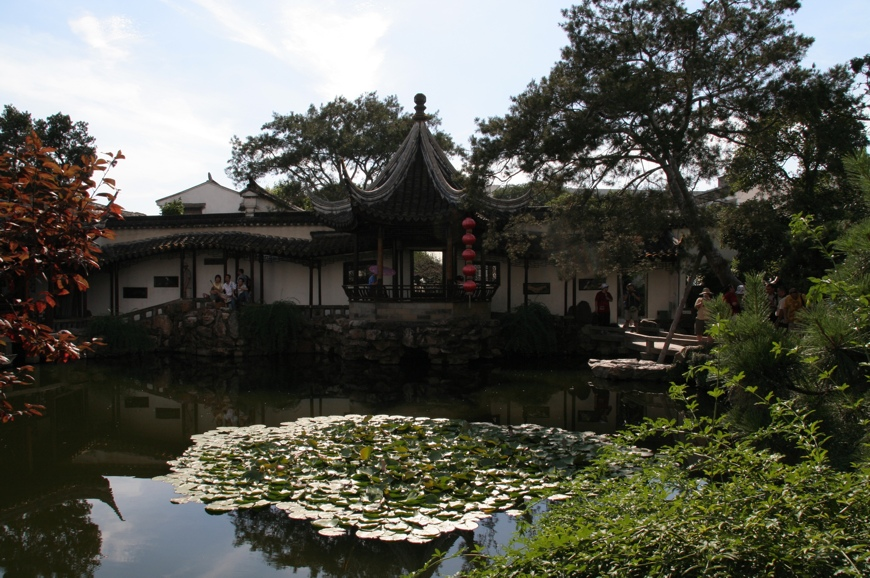
%> input picture matlab/data/ChineseGarden2.jpg, 870 x 578 px
$ octave getMetrics.m   (GNU Octave 9; MATLAB toolbox functions it lacks are replaced by stand-ins)
%> lines starting %> are read from the running program, lines starting %| are printed output that depends on the picture
warning('off','all')
warning

% Metric calculations for:
%
% --- MATLAB-based approach ---
% (1) MATLAB exposure bracketing (2 brackets)
% (2) exposure fusion from MATLAB outputs
% (3) makeHDR results from MATLAB outputs
%
% --- CNN-based approach ---
% (4) CNN exposure bracketing (high/low exposure)
% (5) exposure fusion from CNN outputs
% (6) makeHDR results from CNN outputs
%
% --- CNN HDR generation ---
% (7) CNN-generated tonemapped HDR image

%% Get Images

% original input
input_img = imread('data/ChineseGarden2.jpg');
%> input_img is the input picture: size 578x870x3 uint8; mean R, G, B 85.5, 86.4, 77.2

% reference exposure images
plus_exp_img = imread('data/ChineseGarden1.jpg');
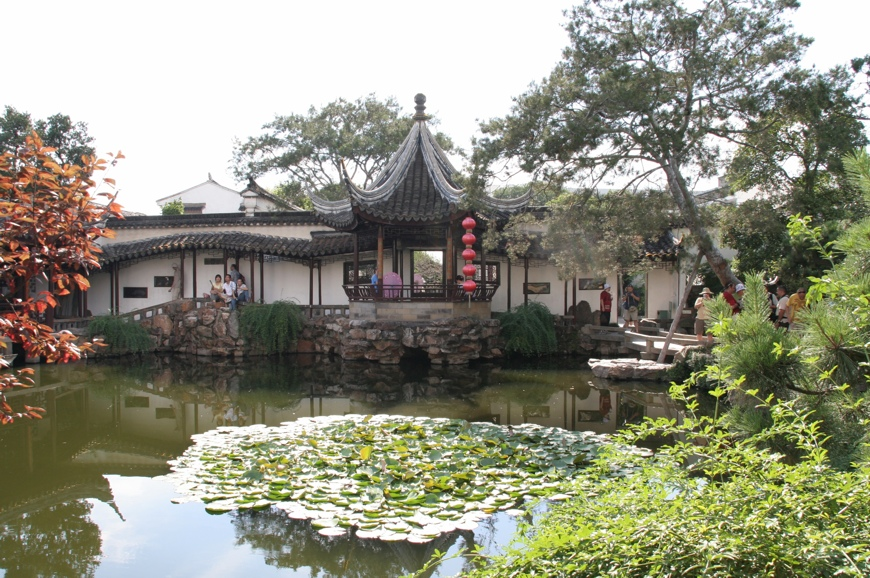
%> input picture matlab/data/ChineseGarden1.jpg, 870 x 578 px
%> plus_exp_img is the input picture: size 578x870x3 uint8; mean R, G, B 143.2, 143.4, 126
minus_exp_img = imread('data/ChineseGarden3.jpg');
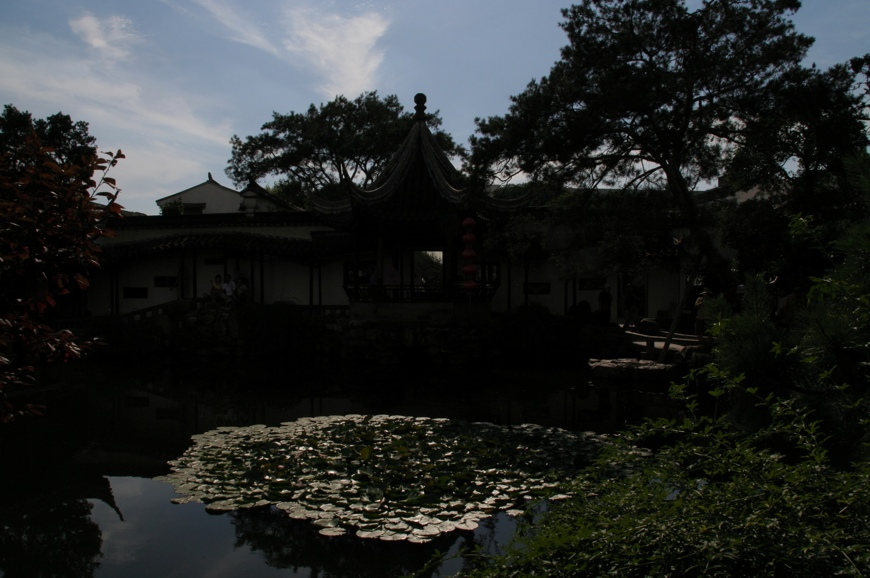
%> input picture matlab/data/ChineseGarden3.jpg, 870 x 578 px
%> minus_exp_img is the input picture: size 578x870x3 uint8; mean R, G, B 37.8, 40.5, 39.9

% reference tonemapped HDR image
ref_hdr = imread('data/ChineseGarden.jpg');
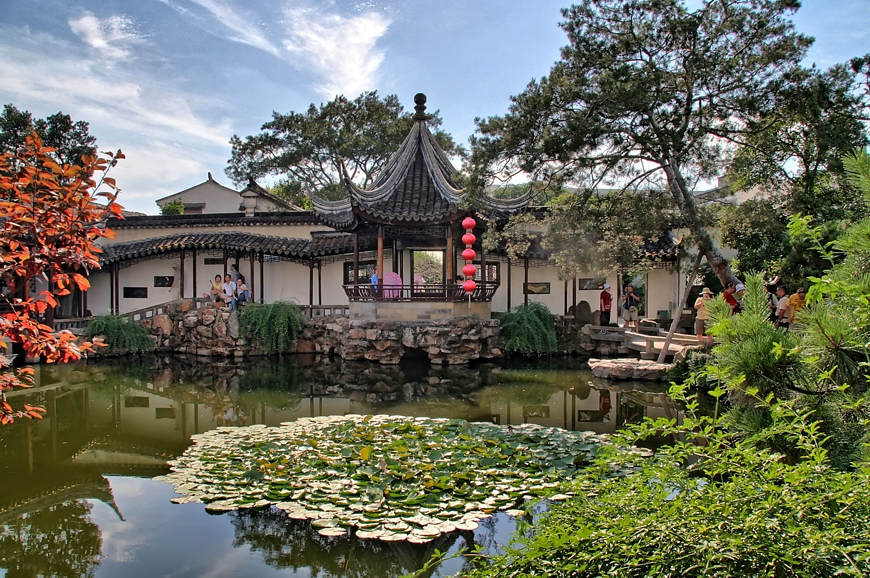
%> input picture matlab/data/ChineseGarden.jpg, 870 x 578 px
%> ref_hdr is the input picture: size 578x870x3 uint8; mean R, G, B 106.6, 108.6, 93.8

% denoised exposure bracket images (MATLAB-generated)
diffmaps_dir = fullfile(cd, 'diff_maps');
exp1_plus_img = imread('exp_bracket_png_dn/exp1.png');
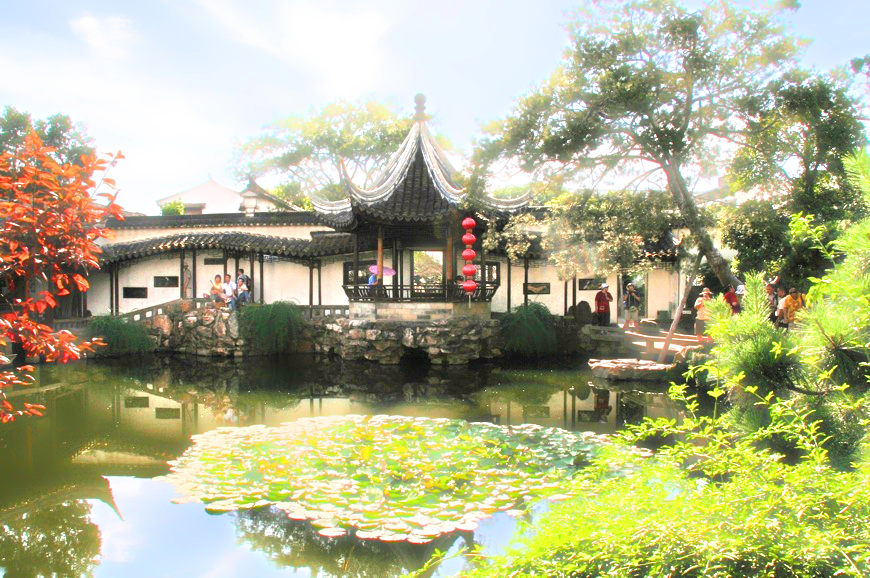
%> input picture matlab/exp_bracket_png_dn/exp1.png, 870 x 578 px
%> exp1_plus_img is the input picture: size 578x870x3 uint8; mean R, G, B 177.6, 178.3, 141.7
exp2_minus_img = imread('exp_bracket_png_dn/exp2.png');
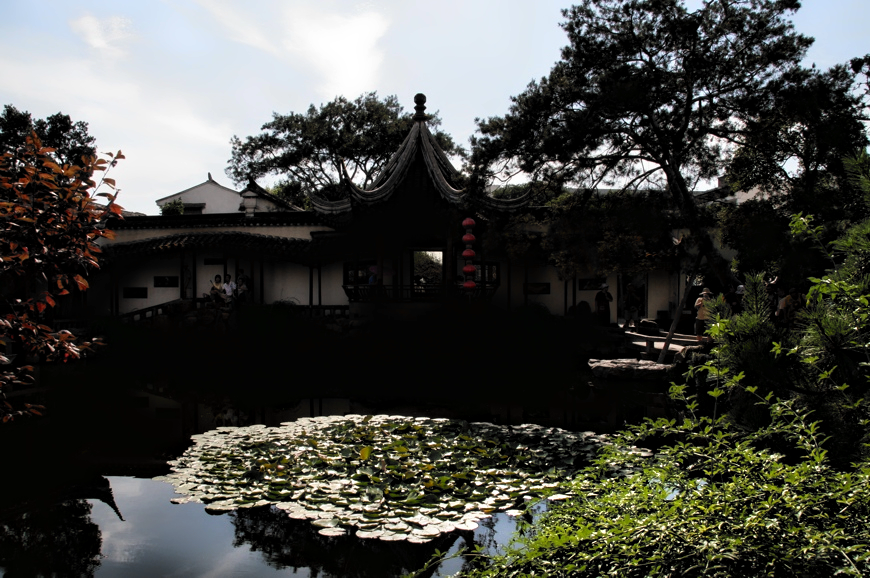
%> input picture matlab/exp_bracket_png_dn/exp2.png, 870 x 578 px
%> exp2_minus_img is the input picture: size 578x870x3 uint8; mean R, G, B 70.4, 71.4, 66.4

% exposure fusion result from MATLAB approach
%> (the run ends here)
